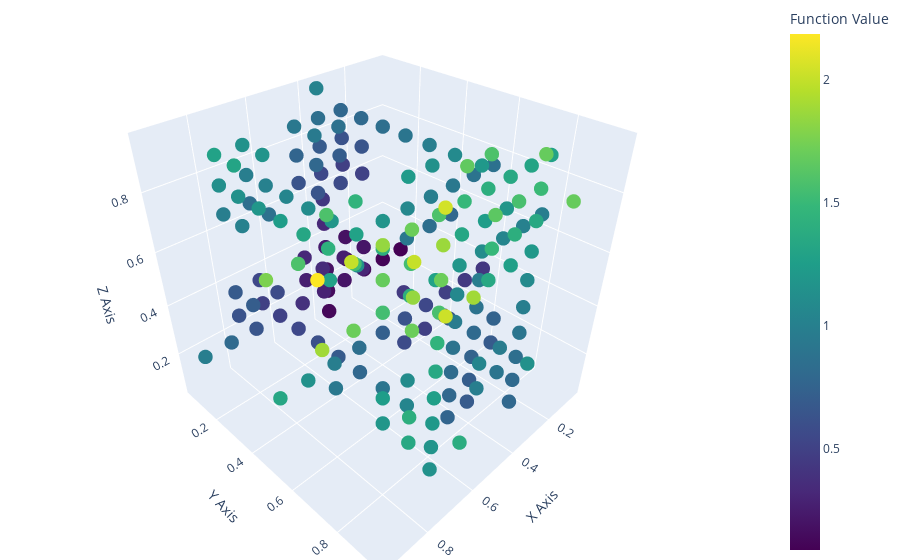

Here is the notebook cell this chart was saved with:
### Code cell
f = 3
N = 10
r = 5

G = balanced_tree(f, r, N)
G = tn_grid(G, [linspace(0., 1., N)] * f)
plot_tree(G)
plot_tn_xyz(G, fun)

### Figure 1 — Plotly figure (JSON) as saved in the notebook; plotly's stock layout.template omitted (floating-point values rounded to 4 significant figures; data arrays with more than 128 entries replaced by an {"elided": "..."} marker saying what was removed)
{"data": [{"marker": {"color": {"elided": "300 float values"}, "colorbar": {"title": {"text": "Function Value"}}, "colorscale": [[0, "#440154"], [0.1111, "#482878"], [0.2222, "#3e4989"], [0.3333, "#31688e"], [0.4444, "#26828e"], [0.5556, "#1f9e89"], [0.6667, "#35b779"], [0.7778, "#6ece58"], [0.8889, "#b5de2b"], [1, "#fde725"]], "size": 5}, "mode": "markers", "type": "scatter3d", "x": {"elided": "300 float values"}, "y": {"elided": "300 float values"}, "z": {"elided": "300 float values"}}], "layout": {"margin": {"b": 0, "l": 0, "r": 0, "t": 0}, "scene": {"aspectmode": "cube", "xaxis": {"autorange": true, "title": {"text": "X Axis"}}, "yaxis": {"autorange": true, "title": {"text": "Y Axis"}}, "zaxis": {"autorange": true, "title": {"text": "Z Axis"}}}}}
